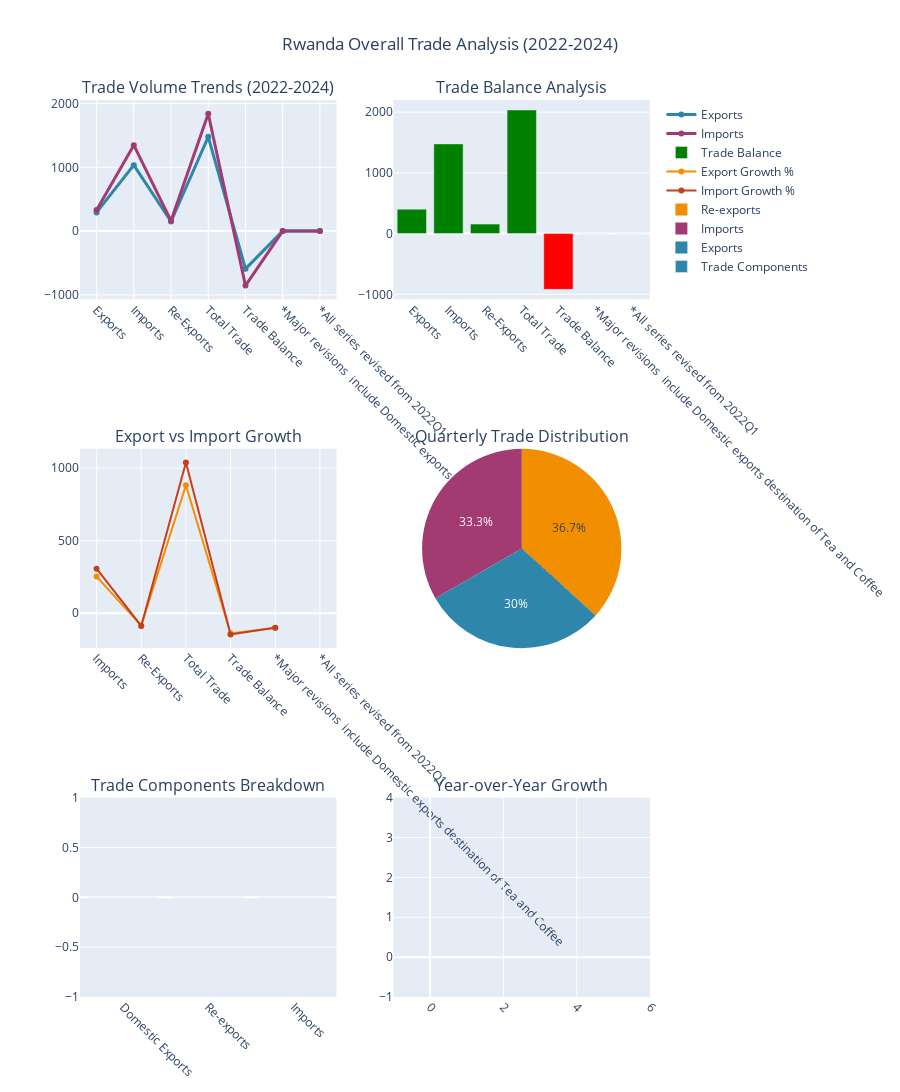

Notebook source saved alongside this figure:
### Code cell
# Create comprehensive visualizations for overall trade - FIXED subplot issues
if 'Graph Overall' in cleaned_data:
    overall_df = cleaned_data['Graph Overall']
    
    # Create subplots for comprehensive analysis - FIXED subplot specs
    fig = make_subplots(
        rows=3, cols=2,
        subplot_titles=(
            'Trade Volume Trends (2022-2024)',
            'Trade Balance Analysis',
            'Export vs Import Growth',
            'Quarterly Trade Distribution',
            'Trade Components Breakdown',
            'Year-over-Year Growth'
        ),
        specs=[[{"secondary_y": False}, {"secondary_y": False}],
               [{"secondary_y": False}, {"type": "domain"}],
               [{"secondary_y": False}, {"secondary_y": False}]]
    )
    
    # 1. Trade Volume Trends
    fig.add_trace(
        go.Scatter(
            x=overall_df['period'], 
            y=overall_df['exports'], 
            mode='lines+markers', 
            name='Exports',
            line=dict(color='#2E86AB', width=3),
            marker=dict(size=6)
        ),
        row=1, col=1
    )
    
    fig.add_trace(
        go.Scatter(
            x=overall_df['period'], 
            y=overall_df['imports'], 
            mode='lines+markers', 
            name='Imports',
            line=dict(color='#A23B72', width=3),
            marker=dict(size=6)
        ),
        row=1, col=1
    )
    
    # 2. Trade Balance
    fig.add_trace(
        go.Bar(
            x=overall_df['period'], 
            y=overall_df['trade_balance'], 
            name='Trade Balance',
            marker_color=['red' if x < 0 else 'green' for x in overall_df['trade_balance']]
        ),
        row=1, col=2
    )
    
    # 3. Export vs Import Growth
    growth_df = overall_df.copy()
    growth_df['export_growth'] = growth_df['exports'].pct_change() * 100
    growth_df['import_growth'] = growth_df['imports'].pct_change() * 100
    
    fig.add_trace(
        go.Scatter(
            x=growth_df['period'][1:], 
            y=growth_df['export_growth'][1:], 
            mode='lines+markers', 
            name='Export Growth %',
            line=dict(color='#F18F01', width=2)
        ),
        row=2, col=1
    )
    
    fig.add_trace(
        go.Scatter(
            x=growth_df['period'][1:], 
            y=growth_df['import_growth'][1:], 
            mode='lines+markers', 
            name='Import Growth %',
            line=dict(color='#C73E1D', width=2)
        ),
        row=2, col=1
    )
    
    # 4. Quarterly Distribution - FIXED: Pie chart in domain subplot
    latest_year = overall_df.iloc[-4:]  # Last 4 quarters (2024)
    fig.add_trace(
        go.Pie(
            labels=['Exports', 'Imports', 'Re-exports'],
            values=[latest_year['exports'].sum(), latest_year['imports'].sum(), latest_year['reexports'].sum()],
            name='Trade Distribution',
            marker_colors=['#2E86AB', '#A23B72', '#F18F01']
        ),
        row=2, col=2
    )
    
    # 5. Trade Components Breakdown
    latest_data = overall_df.iloc[-1]
    fig.add_trace(
        go.Bar(
            x=['Domestic Exports', 'Re-exports', 'Imports'],
            y=[latest_data['exports'], latest_data['reexports'], latest_data['imports']],
            name='Trade Components',
            marker_color=['#2E86AB', '#F18F01', '#A23B72']
        ),
        row=3, col=1
    )
    
    # 6. Year-over-Year Growth
    yearly_export_growth = []
    yearly_import_growth = []
    years = []
    
    for i in range(4, len(overall_df), 4):  # Every 4 quarters (yearly)
        year_exports = overall_df.iloc[i-4:i]['exports'].sum()
        year_imports = overall_df.iloc[i-4:i]['imports'].sum()
        
        if i >= 8:  # Need at least 2 years for comparison
            prev_year_exports = overall_df.iloc[i-8:i-4]['exports'].sum()
            prev_year_imports = overall_df.iloc[i-8:i-4]['imports'].sum()
            
            export_yoy = ((year_exports - prev_year_exports) / prev_year_exports) * 100 if prev_year_exports != 0 else 0
            import_yoy = ((year_imports - prev_year_imports) / prev_year_imports) * 100 if prev_year_imports != 0 else 0
            
            yearly_export_growth.append(export_yoy)
            yearly_import_growth.append(import_yoy)
            years.append(f"{2021 + (i//4)}")
    
    fig.add_trace(
        go.Scatter(
            x=years, 
            y=yearly_export_growth, 
            mode='lines+markers', 
            name='Export YoY Growth %',
            line=dict(color='#2E86AB', width=3)
        ),
        row=3, col=2
    )
    
    fig.add_trace(
        go.Scatter(
            x=years, 
            y=yearly_import_growth, 
            mode='lines+markers', 
            name='Import YoY Growth %',
            line=dict(color='#A23B72', width=3)
        ),
        row=3, col=2
    )
    
    # Update layout
    fig.update_layout(
        height=1200,
        title_text="Rwanda Overall Trade Analysis (2022-2024)",
        title_x=0.5,
        showlegend=True
    )
    
    # Update x-axis labels
    for i in range(1, 4):
        for j in range(1, 3):
            fig.update_xaxes(tickangle=45, row=i, col=j)
    
    fig.show()
    
    print("✅ Overall trade analysis visualization completed")
else:
    print("❌ Graph Overall data not available for visualization")

### Figure 1 — Plotly figure (JSON) as saved in the notebook; plotly's stock layout.template omitted (floating-point values rounded to 4 significant figures)
{"data": [{"line": {"color": "#2E86AB", "width": 3}, "marker": {"size": 6}, "mode": "lines+markers", "name": "Exports", "type": "scatter", "x": ["Exports", "Imports", "Re-Exports", "Total Trade", "Trade Balance", "*Major revisions  include Domestic exports destination of Tea and Coffee", "*All series revised from 2022Q1"], "xaxis": "x", "y": [293.6, 1035.0, 150.7, 1479.0, -590.3, 0, 0], "yaxis": "y"}, {"line": {"color": "#A23B72", "width": 3}, "marker": {"size": 6}, "mode": "lines+markers", "name": "Imports", "type": "scatter", "x": ["Exports", "Imports", "Re-Exports", "Total Trade", "Trade Balance", "*Major revisions  include Domestic exports destination of Tea and Coffee", "*All series revised from 2022Q1"], "xaxis": "x", "y": [331.6, 1348.0, 161.7, 1841.0, -854.7, 0, 0], "yaxis": "y"}, {"marker": {"color": ["green", "green", "green", "green", "red", "green", "green"]}, "name": "Trade Balance", "type": "bar", "x": ["Exports", "Imports", "Re-Exports", "Total Trade", "Trade Balance", "*Major revisions  include Domestic exports destination of Tea and Coffee", "*All series revised from 2022Q1"], "xaxis": "x2", "y": [402.1, 1477.0, 156.3, 2035.0, -918.1, 0, 0], "yaxis": "y2"}, {"line": {"color": "#F18F01", "width": 2}, "mode": "lines+markers", "name": "Export Growth %", "type": "scatter", "x": ["Imports", "Re-Exports", "Total Trade", "Trade Balance", "*Major revisions  include Domestic exports destination of Tea and Coffee", "*All series revised from 2022Q1"], "xaxis": "x3", "y": [252.4, -85.44, 881.6, -139.9, -100, null], "yaxis": "y3"}, {"line": {"color": "#C73E1D", "width": 2}, "mode": "lines+markers", "name": "Import Growth %", "type": "scatter", "x": ["Imports", "Re-Exports", "Total Trade", "Trade Balance", "*Major revisions  include Domestic exports destination of Tea and Coffee", "*All series revised from 2022Q1"], "xaxis": "x3", "y": [306.6, -88.0, 1038.0, -146.4, -100, null], "yaxis": "y3"}, {"domain": {"x": [0.55, 1], "y": [0.3889, 0.6111]}, "labels": ["Exports", "Imports", "Re-exports"], "marker": {"colors": ["#2E86AB", "#A23B72", "#F18F01"]}, "name": "Trade Distribution", "type": "pie", "values": [888.5, 986.6, 1087.0]}, {"marker": {"color": ["#2E86AB", "#F18F01", "#A23B72"]}, "name": "Trade Components", "type": "bar", "x": ["Domestic Exports", "Re-exports", "Imports"], "xaxis": "x4", "y": [0, 0, 0], "yaxis": "y4"}, {"line": {"color": "#2E86AB", "width": 3}, "mode": "lines+markers", "name": "Export YoY Growth %", "type": "scatter", "x": [], "xaxis": "x5", "y": [], "yaxis": "y5"}, {"line": {"color": "#A23B72", "width": 3}, "mode": "lines+markers", "name": "Import YoY Growth %", "type": "scatter", "x": [], "xaxis": "x5", "y": [], "yaxis": "y5"}], "layout": {"annotations": [{"font": {"size": 16}, "showarrow": false, "text": "Trade Volume Trends (2022-2024)", "x": 0.225, "xanchor": "center", "xref": "paper", "y": 1, "yanchor": "bottom", "yref": "paper"}, {"font": {"size": 16}, "showarrow": false, "text": "Trade Balance Analysis", "x": 0.775, "xanchor": "center", "xref": "paper", "y": 1, "yanchor": "bottom", "yref": "paper"}, {"font": {"size": 16}, "showarrow": false, "text": "Export vs Import Growth", "x": 0.225, "xanchor": "center", "xref": "paper", "y": 0.6111, "yanchor": "bottom", "yref": "paper"}, {"font": {"size": 16}, "showarrow": false, "text": "Quarterly Trade Distribution", "x": 0.775, "xanchor": "center", "xref": "paper", "y": 0.6111, "yanchor": "bottom", "yref": "paper"}, {"font": {"size": 16}, "showarrow": false, "text": "Trade Components Breakdown", "x": 0.225, "xanchor": "center", "xref": "paper", "y": 0.2222, "yanchor": "bottom", "yref": "paper"}, {"font": {"size": 16}, "showarrow": false, "text": "Year-over-Year Growth", "x": 0.775, "xanchor": "center", "xref": "paper", "y": 0.2222, "yanchor": "bottom", "yref": "paper"}], "height": 1200, "showlegend": true, "title": {"text": "Rwanda Overall Trade Analysis (2022-2024)", "x": 0.5}, "xaxis": {"anchor": "y", "domain": [0, 0.45], "tickangle": 45}, "xaxis2": {"anchor": "y2", "domain": [0.55, 1], "tickangle": 45}, "xaxis3": {"anchor": "y3", "domain": [0, 0.45], "tickangle": 45}, "xaxis4": {"anchor": "y4", "domain": [0, 0.45], "tickangle": 45}, "xaxis5": {"anchor": "y5", "domain": [0.55, 1], "tickangle": 45}, "yaxis": {"anchor": "x", "domain": [0.7778, 1]}, "yaxis2": {"anchor": "x2", "domain": [0.7778, 1]}, "yaxis3": {"anchor": "x3", "domain": [0.3889, 0.6111]}, "yaxis4": {"anchor": "x4", "domain": [0, 0.2222]}, "yaxis5": {"anchor": "x5", "domain": [0, 0.2222]}}}
